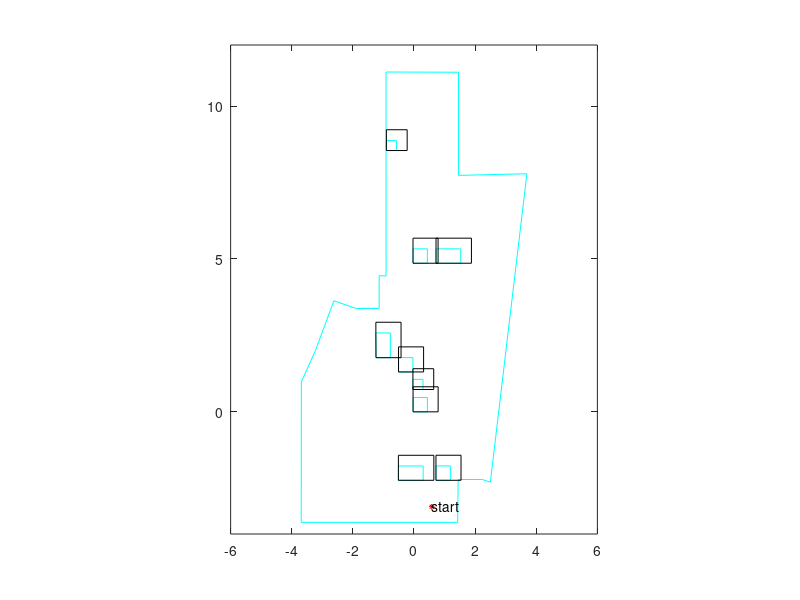

The MATLAB source for this figure: (Note: this script raises an error after producing the figure.)
function hw4_test()
    global coordinates
    global dimension
    global n_total_vertices
    global start_point
    global goal_point
    global E_obstacles
    global figHandle
    global wall
    global xG
    global yG
    global dimG
    
    global vertex_list_x
    global vertex_list_y
    
    E_obstacles = [];
    n_total_vertices = 0;
    fileID = fopen('hw4_world_and_obstacles_convex.txt','r');
    formatSpec = '%f';
    coor_list = fscanf(fileID,formatSpec);
    N = coor_list(1)-1;
    idx = 2;
    dimension = zeros(1, N)
    coordinates = zeros(20, 2*N);
    
    % plot
    figHandle = figure;
    
    % store wall vertices somewhere else
    wall = [] 
    m = coor_list(idx);
    idx = idx + 1;
    for i = 1:m
        wall = [wall; [coor_list(idx), coor_list(idx+1)]];
        idx = idx + 2;
    end
    
    for n = 1:N
        m = coor_list(idx);
        dimension(n) = m;
        for i = 1:m
            idx = idx + 1;
            coordinates(i, 1 + (n-1)*2) = coor_list(idx);
            
            idx = idx + 1;
            coordinates(i, 2 * n) = coor_list(idx);
            
            n_total_vertices = n_total_vertices + 1;
        end
        plot(coordinates(1:m, 1 + (n-1)*2), coordinates(1:m, 2 * n), 'c');
        hold on;
        plot([coordinates(1, 1 + (n-1)*2), coordinates(m, 1 + (n-1)*2)],...
            [coordinates(1, 2 * n), coordinates(m, 2 * n)], 'c');
        hold on;
        idx = idx + 1;
    end
    
    % wall
    x = wall(:, 1);
    y = wall(:, 2);
    plot(x,y,'c');
    hold on;
    plot([wall(end, 1), wall(1, 1)], [wall(end, 2), wall(1, 2)], 'c');
    hold on;
%     axis([-6 6 -4 12]);
    axis equal;

 
    figure(figHandle);

    % grow obstacles
    M = N;
    obs_dim = dimension(1:end);
    obs = coordinates(1:end,1:end);
    robot = [0,0;-0.35,0;-0.35,-0.35;0,-0.35];
    [Gobs,Gdim] = Obj_grow(obs,M,obs_dim,robot);
    for i = 1:M
        x = Gobs(1:Gdim(i),2*i-1);
        y = Gobs(1:Gdim(i),2*i);
        k{i} = convhull(x,y);
        coor_x{i} = x(k{i});
        coor_y{i} = y(k{i});
        [xG{i},yG{i},dimG(i)] = removeP(coor_x{i},coor_y{i});
        plot(xG{i},yG{i},'k')
        hold on;
        plot([xG{i}(end), xG{i}(1)], [yG{i}(end), yG{i}(1)], 'k');
        hold on;        
    end
    axis([-6 6 -4 12]);
    axis equal;
     

    % add in start and goal
    fileID = fopen('hw4_start_goal.txt','r');
    formatSpec = '%f';
    start_end = fscanf(fileID,formatSpec);
    start_point = [start_end(1), start_end(2)];
    goal_point = [start_end(3), start_end(4)];
    plot(start_point(1), start_point(2),'*', 'MarkerEdgeColor','r', 'MarkerSize', 4);
    txt = text(start_point(1), start_point(2),'start');
    txt.VerticalAlignment = 'top';
    hold on;
    plot(goal_point(1), goal_point(2), '*', 'MarkerEdgeColor','b', 'MarkerSize', 4);
    txt = text(goal_point(1), goal_point(2),'goal');
    txt.VerticalAlignment = 'top';
    axis equal;
%     axis([-6 6 -4 12]);
    camroll(90)
    
    % compute visibility graph
    [grown_vertex_n, V_graph] = build_vgraph();
    
    % shortest path
    path = dijkstra(V_graph, [grown_vertex_n + 1, grown_vertex_n + 2]);
    
    for p = 2:length(path)
        i = path(p-1);
        j = path(p);
        plot([vertex_list_x(i), vertex_list_x(j)],...
             [vertex_list_y(i), vertex_list_y(j)],'r');
    end
    
    
end

% N is the number of obstacle,obs_dim is array contains the dimension of
% each obstacle; obs and rob are vertices matrix
function [Gobs,Gdim] = Obj_grow(obs,N,obs_dim,rob)
% The vertice with coordinate (0,0) is the reference point
    rob_dim = length(rob);
    Gdim = obs_dim;
    Gobs = obs;
    rob = -rob;         % Flip
    for i = 1:N
        row = obs_dim(i)+1;
        for j = 1:obs_dim(i)
            for k = 2:rob_dim
                Gobs(row,2*i-1) = Gobs(j,2*i-1) + rob(k,1);
                Gobs(row,2*i) = Gobs(j,2*i) + rob(k,2);
                row = row+1;
                Gdim(i) = Gdim(i)+1;
            end
        end
    end
end

function [Rx,Ry,j] = removeP(x,y)
    dim = length(x);
    j = 1;
 %   Rx(1) = x(1); Ry(1) = y(1);
    vec_SS = [x(2)-x(1),y(2)-y(1)];
    vec_S = vec_SS;
    S = 1;
    for i = 2:dim
        vec = [x(i)-x(S),y(i)-y(S)];
        cosin = dot(vec,vec_S)/(norm(vec)*norm(vec_S));
        if(cosin == 1)
            continue;
        else
            Rx(j) = x(i-1);
            Ry(j) = y(i-1);
            j = j+1;
            S = i-1;
            vec_S = [x(i)-x(S),y(i)-y(S)];
        end
    end
    cosin = dot(vec_S,vec_SS)/(norm(vec_S)*norm(vec_SS));
    if cosin ~= 1
        Rx(j) = x(1);Ry(j) = y(1);
        j = j+1;
    end
    j = j-1;    
end

function [grown_vertex_n, V_graph] = build_vgraph()
    global dimension
    global vertex_list_x
    global vertex_list_y
    global n_total_vertices
    global E_map
    global start_point
    global goal_point
    global E_obstacles
    global figHandle
    global wall
    global xG
    global yG
    
    % pre-computations
     
    N = length(dimension);
    banned_list = [];
    vertex_list_x = [];
    vertex_list_y = [];
    
    E_map = zeros(n_total_vertices + 2 + size(wall, 1), n_total_vertices + 2 + size(wall, 1));
    
    idx = 0;
    for i = 1:N
        cx = xG{i};
        cy = yG{i};
        d = length(cx);

        vertex_list_x = [vertex_list_x, cx];
        vertex_list_y = [vertex_list_y, cy];
        for j = 1 : d - 1
            for k = j+1 : d
                E_map(idx + j, idx + k) = 1;
                E_map(idx + k, idx + j) = 1;
                E_obstacles = [E_obstacles; [idx + j, idx + k]];
            end
        end
        
        % check if grown vertex is inside the polygon of other obstacles
        for v = 1:d
            x = cx(v);
            y = cy(v);
            for ii = 1:N
                if ii == i
                    continue;
                end
                if inpolygon(x,y,xG{ii},yG{ii}) % vertex (idx+v) is not accessable
                    banned_list = [banned_list idx + v];
                end
            end
        end
        
        idx = idx + d;
        
    end
    
    % number of vertices that belong to obstacles
    grown_vertex_n = idx;
    
    % put start and goal points right behind obstacle points
    vertex_list_x = [vertex_list_x, start_point(1), goal_point(1)];
    vertex_list_y = [vertex_list_y, start_point(2), goal_point(2)];
    idx = idx + 2;
    
    % last, put in wall vertices
    d = size(wall, 1);
    idx = idx + 1;
    for i = 1:d
        vertex_list_x = [vertex_list_x, wall(i, 1)];
        vertex_list_y = [vertex_list_y, wall(i, 2)];
        if i > 1
            E_map(idx, idx - 1) = 1;
            E_map(idx - 1, idx) = 1;
            E_obstacles = [E_obstacles; [idx, idx - 1]];
        end
        idx = idx + 1;       
    end
    E_map(idx - 1, idx - d) = 1;
    E_map(idx - d, idx - 1) = 1;
    E_obstacles = [E_obstacles; [idx - 1, idx - d]];
    
    
    % initialize v graph
    V_graph = zeros(grown_vertex_n + 2, grown_vertex_n + 2);
    
    % if edge(i, j) doesn't intersect with obstacles, add edge(i, j) to
    % v_graph
    figure(figHandle);
    for i = 1 : grown_vertex_n + 2
       if any(i==banned_list)
           continue;
       end
       for j = i + 1 : grown_vertex_n + 2
           if any(i==banned_list)
            continue;
           end
           add = true;
           for k = 1:size(E_obstacles, 1)
               point1 = [vertex_list_x(E_obstacles(k, 1)), vertex_list_y(E_obstacles(k, 1))];
               point2 = [vertex_list_x(E_obstacles(k, 2)), vertex_list_y(E_obstacles(k, 2))];
               % has intersection
               if isIntersect([point1; point2], ...
                       [vertex_list_x(i), vertex_list_y(i);...
                        vertex_list_x(j), vertex_list_y(j)]) == true
                  add = false;
                  break;
               end              
           end
           if add
               V_graph(i, j) = norm([vertex_list_x(i)-vertex_list_x(j), ...
                                    vertex_list_y(i)-vertex_list_y(j)]);
               V_graph(j, i) = V_graph(i, j);
               plot([vertex_list_x(i), vertex_list_x(j)],...
                   [vertex_list_y(i), vertex_list_y(j)],...
                   'b');
               hold on;
           end
           
       end
    end
    
end
